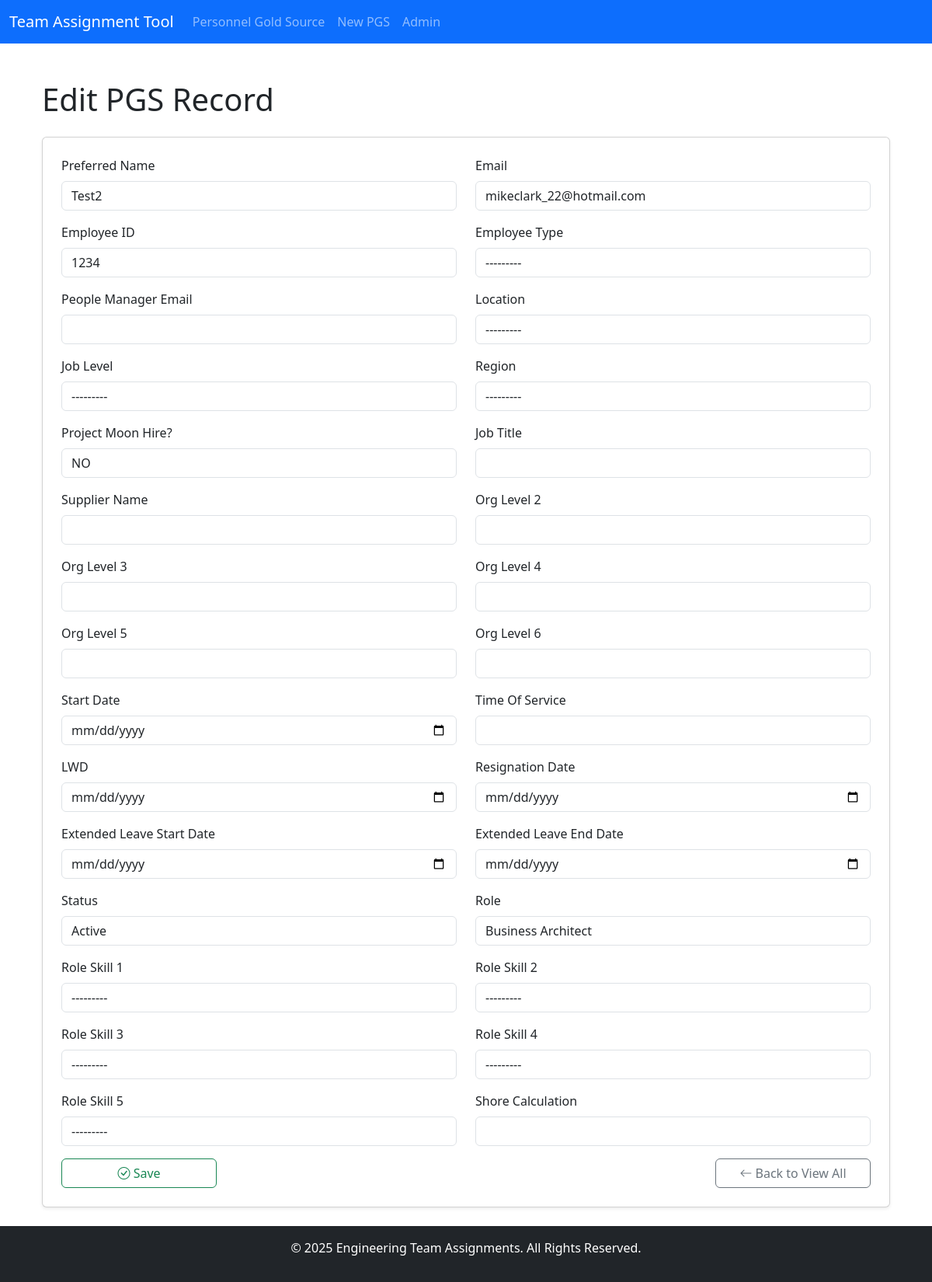
/ta/pgs/2/, run on the app's committed database.
### PGS_App/models.py (models this page shows, shortened)
class PersonalGoldSource(models.Model):
    id = models.AutoField(primary_key=True)
    name = models.CharField(max_length=100)
    email = models.EmailField(unique=True)
    location = models.CharField(max_length=20, choices=location_choices, blank=True, null=True)
    employeetype = models.CharField(max_length=20, choices=employeetype_choices, blank=True, null=True)
    employeeid = models.IntegerField(unique=True,blank=True, null=True)
    start_date = models.DateField(blank=True, null=True)
    lwd_date = models.DateField(blank=True, null=True)
    resignation_date = models.DateField(blank=True, null=True)
    ext_leavestart_date = models.DateField(blank=True, null=True)
    ext_leaveend_date = models.DateField(blank=True, null=True)
    status = models.CharField(max_length=20, choices=status_choices,default='active')
    peoplemanager = models.EmailField(blank=True, null=True)
    jobtitle = models.CharField(max_length=100, blank=True, null=True)
    role = models.ForeignKey(Roles, on_delete=models.CASCADE)
    joblevel = models.ForeignKey(JobLevel, on_delete=models.CASCADE,blank=True, null=True)
    region = models.CharField(max_length=20, choices=region_choices,blank=True, null=True)
    supplier_name = models.CharField(max_length=100, blank=True, null=True)
    orgunit2_desc = models.CharField(max_length=255, blank=True, null=True)
    orgunit3_desc = models.CharField(max_length=255, blank=True, null=True)
    orgunit4_desc = models.CharField(max_length=255, blank=True, null=True)
    orgunit5_desc = models.CharField(max_length=255, blank=True, null=True)
    orgunit6_desc = models.CharField(max_length=255, blank=True, null=True)
    timeofservice = models.CharField(max_length=50, blank=True, null=True)
    projectmoon = models.CharField(max_length=20,choices=yes_no_choices,default='no')
    shorecalc = models.CharField(max_length=50, blank=True, null=True)
    roleskill1 = models.ForeignKey(Role_Skill, on_delete=models.CASCADE, blank=True, null=True, related_name='roleskill1')
    roleskill2 = models.ForeignKey(Role_Skill, on_delete=models.CASCADE, blank=True, null=True, related_name='roleskill2')
    roleskill3 = models.ForeignKey(Role_Skill, on_delete=models.CASCADE, blank=True, null=True, related_name='roleskill3')
    roleskill4 = models.ForeignKey(Role_Skill, on_delete=models.CASCADE, blank=True, null=True, related_name='roleskill4')
    roleskill5 = models.ForeignKey(Role_Skill, on_delete=models.CASCADE, blank=True, null=True, related_name='roleskill5')

### PGS_App/views.py (the view)
# urls.py: path('pgs/<int:pk>/', views.pgs_new, name='pgs_edit'),
def pgs_new(request, pk=None):
    if pk:
        profile = get_object_or_404(PersonalGoldSource, pk=pk)
    else:
        profile = None
    if request.method == 'POST':
        form = PersonalGoldSourceForm(request.POST, instance=profile)
        if form.is_valid():
            form.save()
            return redirect('index')
    else:
        form = PersonalGoldSourceForm(instance=profile)
    return render(request, 'pgs_new.html', {'form': form})

### PGS_App/models.py (called while the page is built)
    def __str__(self):
        return self.title

    def __str__(self):
        return self.title

    def __str__(self):
        return self.title

### PGS_App/templates/pgs_new.html (shortened to what this page needs)
{% extends 'base.html' %}
{% load widget_tweaks %}
{% block content %}
<div class="container mt-4">
    <h1 class="mb-4">{{ form.instance.pk|yesno:"Edit PGS Record,Create PGS Record" }}</h1>
    <form method="post" class="card p-4 shadow-sm">
        <div class="row">
            {% for field in form %}
                <div class="col-md-6 mb-3">
                    <label for="{{ field.id_for_label }}" class="form-label">{{ field.label }}</label>
                    {{ field|add_class:"form-control" }}
                </div>
            {% endfor %}
        </div>
        <div class="d-flex justify-content-between">
            <button type="submit" class="btn btn-outline-success" style="width: 200px;">
                <i class="bi bi-check-circle"></i> Save
            </button>
            <a href="{% url 'pgs_all' %}" class="btn btn-outline-secondary" style="width: 200px;">
                <i class="bi bi-arrow-left"></i> Back to View All
            </a>
        </div>
    </form>
</div>
{% endblock %}

### data on the page
PersonalGoldSource: instance.pk "Edit PGS Record", form "Test2" "mikeclark_22@hotmail.com" "1234" "---------" "---------" "---------" "---------" "NO" "Active" "Business Architect" "---------" "---------" "---------" "---------" "---------"

### other printed values
{{ field.label }} "Preferred Name" "Email" "Employee ID" "Employee Type" "People Manager Email" "Location" "Job Level" "Region" "Project Moon Hire?" "Job Title" "Supplier Name" "Org Level 2" "Org Level 3" "Org Level 4" "Org Level 5" "Org Level 6" "Start Date" "Time Of Service" "LWD" "Resignation Date" "Extended Leave Start Date" "Extended Leave End Date" "Status" "Role" "Role Skill 1" "Role Skill 2" "Role Skill 3" "Role Skill 4" "Role Skill 5" "Shore Calculation"
